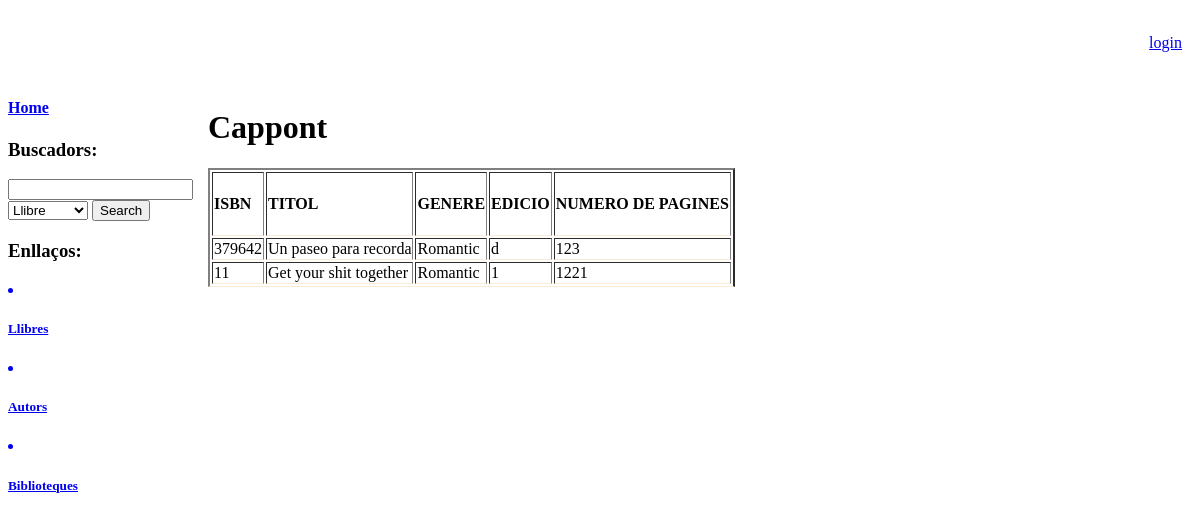
The app's page /biblioteques/1/ with its own data.
### recursosBiblio/models.py (models this page shows)
class Biblioteca (models.Model) :
    id_biblio = models.BigIntegerField(primary_key=True)
    nom = models.TextField()
    ciutat = models.TextField()
    codi_postal = models.TextField()
    carrer = models.TextField()

class Book (models.Model) :
    ISBN = models.BigIntegerField(primary_key=True)
    titol = models.TextField()
    genere = models.TextField()
    edicio = models.TextField()
    numpages = models.IntegerField()
    author = models.ForeignKey(Author, related_name='escrit_per', on_delete=models.PROTECT)
    biblioteca=models.ManyToManyField(Biblioteca, related_name='disposa_de')

### recursosBiblio/views.py (the view)
def detalls_biblio(request, pk):
    biblio = Biblioteca.objects.get(pk=pk)
    resultats = Book.objects.filter(biblioteca=biblio.id_biblio)
    dictio = {'llibres': resultats,
              'biblio': biblio}
    return render(request=request, template_name="recursosBiblio/detalls_biblio.html", context=dictio)

### recursosBiblio/templates/recursosBiblio/detalls_biblio.html (shortened to what this page needs)
{% extends "recursosBiblio/base.html" %}
{% block content %}
<h1>
    {{ biblio.nom }} {{ autor.ciutat }}
</h1>
<table border="2">
    <tr>
        <td>  <h4>ISBN </h4> </td>
        <td>  <h4>TITOL </h4> </td>
        <td>  <h4>GENERE </h4> </td>
        <td>  <h4>EDICIO </h4> </td>
        <td>  <h4>NUMERO DE PAGINES </h4> </td>
    </tr>
    {% for Book in llibres %}
    <tr>
        <td>  {{ Book.ISBN}}  </td>
        <td>  {{ Book.titol}}  </td>
        <td>  {{ Book.genere}}  </td>
        <td>  {{ Book.edicio}}  </td>
        <td>  {{ Book.numpages}}  </td>
    </tr>
{% empty %} Sorry, the biblio hasn't got any book yet!
{% endfor %}
</table>
{% endblock %}

### recursosBiblio/static/style/base.css (style rules this page uses)
table, tr, td { border-bottom: antiquewhite 1px solid; }

### records on screen
Biblioteca: nom "Cappont"
Book: ISBN "379642", titol "Un paseo para recorda", genere "Romantic", edicio "d", numpages "123"
Book: ISBN "11", titol "Get your shit together", genere "Romantic", edicio "1", numpages "1221"
